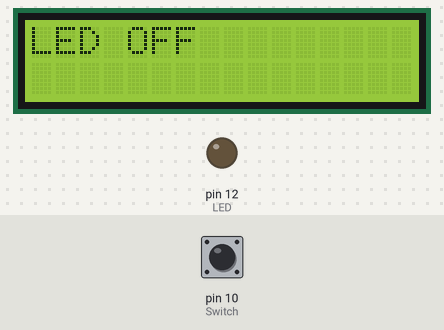
Simulated run of this program. Board: Raspberry Pi (header pin numbers). On the bench: 16×2 character LCD, output pins drawn as LEDs (lit = HIGH). The test bench sets the inputs (shaded band); at power-on: pin 10 (Switch) LOW. What the program prints to the terminal is not drawn.

Above: at 1.4 s.
1.5 s: pin 10 (Switch) pulled HIGH for 1.85 s
At 2.5 s:
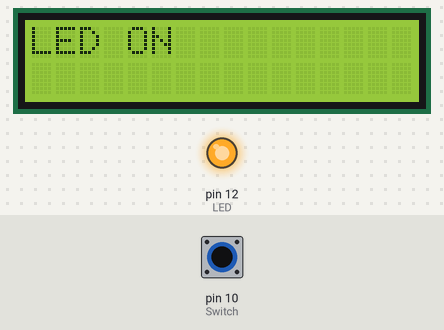
6.3 s: pin 10 (Switch) pulled HIGH for 3.2 s
At 11.5 s:
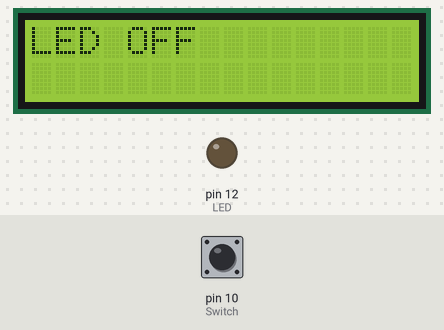
Timing chart, 0 to 13.0 s (numbered marks = the images above; inputs shaded):
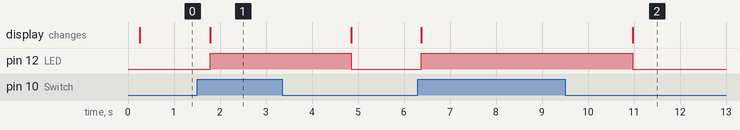

The program:

button_led_lcd.py
```python
import RPi.GPIO as GPIO  #Import Raspberry Pi GPIO library
import I2C_driver as LCD
import time

GPIO.setmode(GPIO.BOARD)
Switch =10
LED=12

GPIO.setwarnings(False)  #Ignore warning for now
GPIO.setmode(GPIO.BOARD)  #Use physical pin numbering

GPIO.setup(LED, GPIO.OUT, initial=GPIO.LOW)
#Set pin 10 to be an input pin and set initial value to be pulled low (off)
GPIO.setup(Switch, GPIO.IN, pull_up_down=GPIO.PUD_DOWN)

mylcd= LCD.lcd()

while True:
    #GPIO.input(Switch) == GPIO.HIGH  AND
    if GPIO.input(Switch) == GPIO.HIGH:
        print("Button was pushed!")
        mylcd.lcd_display_string("LED ON",1)
        GPIO.output(LED, GPIO.HIGH)
        time.sleep(1.5)
    else:
        print("Button was not pushed!")
        mylcd.lcd_display_string("LED OFF",1)
        GPIO.output(LED, GPIO.LOW)
        time.sleep(1.5)
    mylcd.lcd_clear()
```

Measured:
- after the input at 1.5 s, pin 12 (LED): LOW → HIGH after 0.29 s, → LOW 3.1 s later; the display: changes after 0.29 s (image 1)
- after the input at 6.3 s, pin 12 (LED): LOW → HIGH after 0.08 s, → LOW 4.6 s later; the display: first changes after 0.08 s (image 2 shows a later state)
